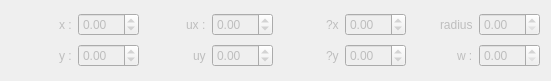
          <widget class="QWidget" name="ObstaclesDisque" native="true">
           <property name="enabled">
            <bool>false</bool>
           </property>
           <property name="geometry">
            <rect>
             <x>210</x>
             <y>10</y>
             <width>551</width>
             <height>81</height>
            </rect>
           </property>
           <layout class="QGridLayout" name="gridLayout_13">
            <item row="0" column="1">
             <layout class="QHBoxLayout" name="horizontalLayout_127">
              <item alignment="Qt::AlignRight">
               <widget class="QLabel" name="label_130">
                <property name="text">
                 <string>ux :</string>
                </property>
               </widget>
              </item>
              <item>
               <widget class="QDoubleSpinBox" name="ObstaclesDisqueUx">
                <property name="minimum">
                 <double>-99.000000000000000</double>
                </property>
               </widget>
              </item>
             </layout>
            </item>
            <item row="0" column="0">
             <layout class="QHBoxLayout" name="horizontalLayout_87">
              <item alignment="Qt::AlignRight">
               <widget class="QLabel" name="label_85">
                <property name="text">
                 <string>x :</string>
                </property>
               </widget>
              </item>
              <item>
               <widget class="QDoubleSpinBox" name="ObstaclesDisqueX">
                <property name="minimum">
                 <double>-99.000000000000000</double>
                </property>
               </widget>
              </item>
             </layout>
            </item>
            <item row="1" column="0">
             <layout class="QHBoxLayout" name="horizontalLayout_88">
              <item alignment="Qt::AlignRight">
               <widget class="QLabel" name="label_86">
                <property name="text">
                 <string>y :</string>
                </property>
               </widget>
              </item>
              <item>
               <widget class="QDoubleSpinBox" name="ObstaclesDisqueY">
                <property name="minimum">
                 <double>-99.000000000000000</double>
                </property>
               </widget>
              </item>
             </layout>
            </item>
            <item row="1" column="1">
             <layout class="QHBoxLayout" name="horizontalLayout_91">
              <item alignment="Qt::AlignRight">
               <widget class="QLabel" name="label_89">
                <property name="text">
                 <string>uy</string>
                </property>
               </widget>
              </item>
              <item>
               <widget class="QDoubleSpinBox" name="ObstaclesDisqueUy">
                <property name="minimum">
                 <double>-99.000000000000000</double>
                </property>
               </widget>
              </item>
             </layout>
            </item>
            <item row="0" column="3">
             <layout class="QHBoxLayout" name="horizontalLayout_90">
              <item alignment="Qt::AlignRight">
               <widget class="QLabel" name="label_88">
                <property name="text">
                 <string>radius</string>
                </property>
               </widget>
              </item>
              <item>
               <widget class="QDoubleSpinBox" name="ObstaclesDisqueRadius"/>
              </item>
             </layout>
            </item>
            <item row="0" column="2">
             <layout class="QHBoxLayout" name="horizontalLayout_92">
              <item alignment="Qt::AlignRight">
               <widget class="QLabel" name="label_90">
                <property name="text">
                 <string>?x</string>
                </property>
               </widget>
              </item>
              <item>
               <widget class="QDoubleSpinBox" name="ObstaclesDisqueRandx">
                <property name="minimum">
                 <double>-99.000000000000000</double>
                </property>
               </widget>
              </item>
             </layout>
            </item>
            <item row="1" column="2">
             <layout class="QHBoxLayout" name="horizontalLayout_126">
              <item alignment="Qt::AlignRight">
               <widget class="QLabel" name="label_129">
                <property name="text">
                 <string>?y</string>
                </property>
               </widget>
              </item>
              <item>
               <widget class="QDoubleSpinBox" name="ObstaclesDisqueRandy">
                <property name="minimum">
                 <double>-99.000000000000000</double>
                </property>
               </widget>
              </item>
             </layout>
            </item>
            <item row="1" column="3">
             <layout class="QHBoxLayout" name="horizontalLayout_128">
              <item alignment="Qt::AlignRight">
               <widget class="QLabel" name="label_131">
                <property name="text">
                 <string>w :</string>
                </property>
               </widget>
              </item>
              <item>
               <widget class="QDoubleSpinBox" name="ObstaclesDisqueW"/>
              </item>
             </layout>
            </item>
           </layout>
          </widget>
